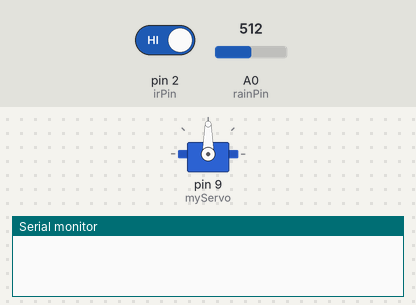
The sketch below on a simulated Arduino Uno, built with avr-gcc and run on an emulated ATmega328P. Parts: servo, the last lines printed to the serial monitor. The inputs (shaded band) are chosen by the test bench; at power-on: pin 2 (irPin) HIGH, A0 (rainPin) = 512.

Above: at 2.8 s.
2.9 s: pin 2 (irPin) driven LOW
At 5.4 s:
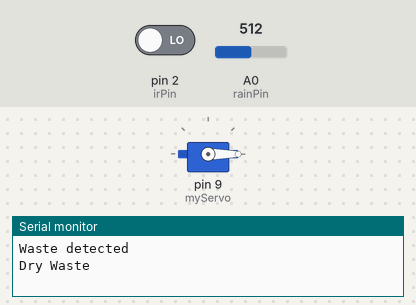
7.0 s: A0 (rainPin) set to 481
11.1 s: pin 2 (irPin) driven HIGH
Timing chart, 0 to 14.1 s (numbered marks = the images above; inputs shaded):
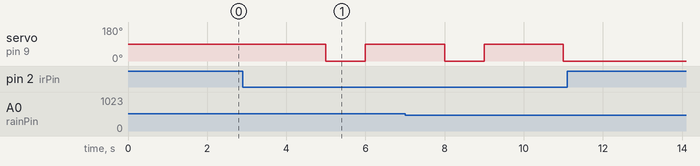

The sketch:

sensor_combination.ino
```cpp
#include <Servo.h>

Servo myServo;

int irPin = 2;
int rainPin = A0;

void setup() {
  pinMode(irPin, INPUT);
  myServo.attach(9);
  Serial.begin(9600);
}

void loop() {

  int irValue = digitalRead(irPin);

  if(irValue == LOW){

    Serial.println("Waste detected");

    myServo.write(90);
    delay(2000);

    int rainValue = analogRead(rainPin);

    if(rainValue < 500){
      Serial.println("Wet Waste");
    }
    else{
      Serial.println("Dry Waste");
    }

    myServo.write(0);
  }

  delay(1000);
}
```

Measured:
- after the input at 2.9 s, servo on pin 9 (myServo): 90° → 0° after 2.1 s, → 90° 1.0 s later
- after the input at 11.1 s, servo on pin 9 (myServo): stops changing and stays 0°
